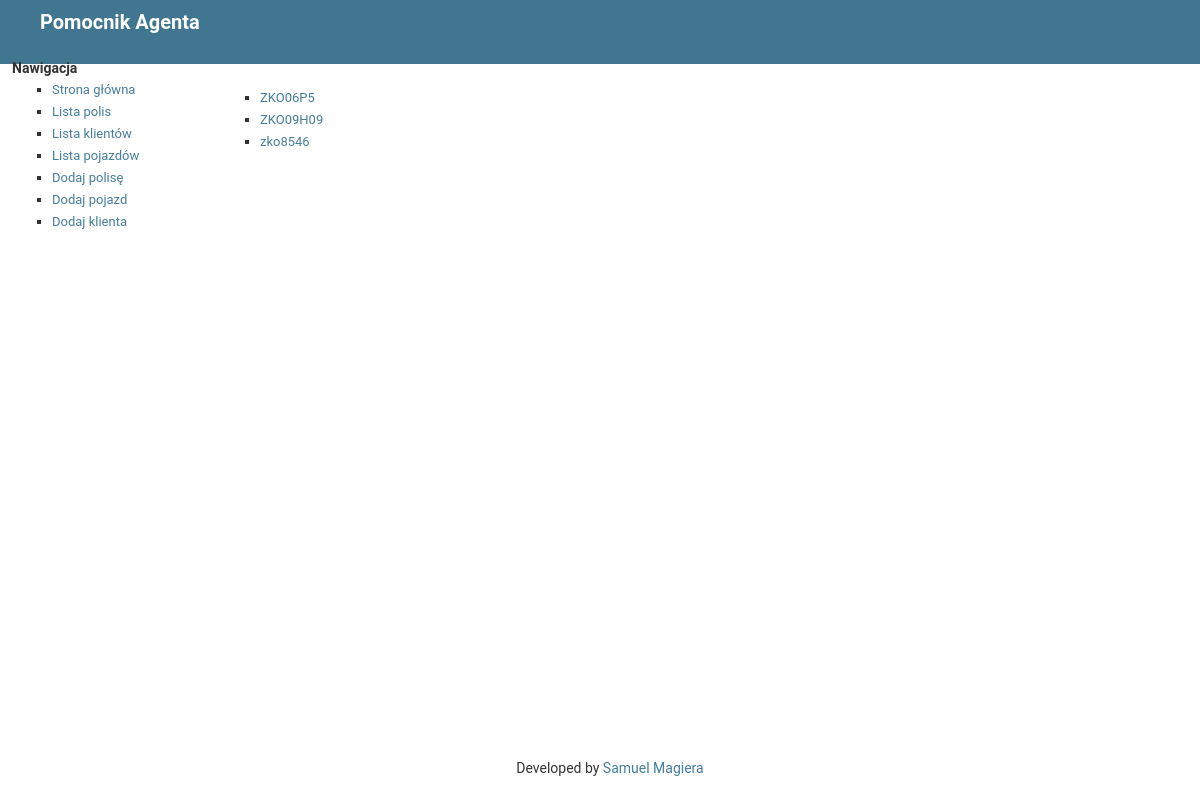
Page /helper/vehicles/ on the committed database.
### helper/models.py (models this page shows, shortened)
class Vehicle(models.Model):
    OSOBOWY = "Osobowy"
    CIEZAROWY = "Ciężarowy"
    MOTOCYKL = "Motocykl"
    PRZYCZEPA = "Przyczepa"
    CIAGNIK_ROLNICZY = "Ciągnik Rolniczy"
    CIAGNIK_SIODLOWY = "Ciągnik Siodłowy"
    AUTOBUS = "Autobus"
    TYPE_CHOICE = (
        (OSOBOWY, 'Osobowy'),
        (CIEZAROWY, 'Ciężarowy'),
        (MOTOCYKL, 'Motocykl'),
        (PRZYCZEPA, 'Przyczepa'),
        (CIAGNIK_ROLNICZY, 'Ciągnik rolniczy'),
        (CIAGNIK_SIODLOWY, 'Ciągnik siodłowy'),
        (AUTOBUS, 'Autobus'),
    )
    vehicle_type = models.CharField(
        max_length=16,
        choices=TYPE_CHOICE,
        default=OSOBOWY,
    )
    make = models.CharField(max_length=50)
    model = models.CharField(max_length=50)
    reg_number = models.CharField(max_length=10)
    vin = models.CharField(max_length=17)
    manufacture_year = models.IntegerField()
    capacity = models.IntegerField()
    power = models.IntegerField()
    seats = models.IntegerField()
    first_registered = models.DateField()
    owner = models.ForeignKey(Client, on_delete=models.CASCADE)
    leasing = models.ForeignKey(Leasing, blank=True, null=True,
                                on_delete=models.SET_NULL)

### helper/views.py (the view)
# urls.py: path('vehicles/', views.VehicleList.as_view(), name='vehicles'),
class VehicleList(generic.ListView):
    template_name = 'helper:vehicle_list.html'
    context_object_name = 'vehicle_list'
    def get_queryset(self):
        return Vehicle.objects.all()

### helper/templates/helper/vehicle_list.html (shortened to what this page needs)
{% extends "helper/base.html" %}
{% block content %}
{% if vehicle_list %}
    <ul>
        {%for vehicle in vehicle_list %}
            <li><a href="{% url 'helper:vehicle_details' vehicle.id %}">{{ vehicle.reg_number }}</a></li>
        {% endfor %}
    </ul>
{% else %}
    <p>Brak pojazdów.</p>
{% endif %}
{% endblock %}

### helper/static/helper/admin.css (style rules this page uses)
body { margin: 0; padding: 0; font-size: 14px; font-family: "Roboto","Lucida Grande","DejaVu Sans","Bitstream Vera Sans",Verdana,Arial,sans-serif; color: #333; background: #fff; }
a:link, a:visited { color: #447e9b; text-decoration: none; }
p, ol, ul, dl { margin: .2em 0 .8em 0; }
ul li { list-style-type: square; padding: 1px 0; }
li, dt, dd { font-size: 13px; line-height: 20px; }

### rows in the picture
Vehicle: reg_number "ZKO06P5"
Vehicle: reg_number "ZKO09H09"
Vehicle: reg_number "zko8546"
